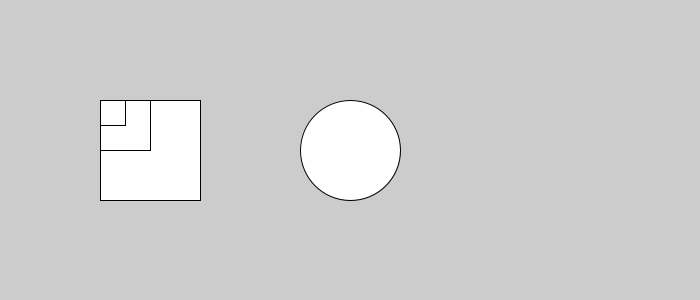
Frame 1 (no input)
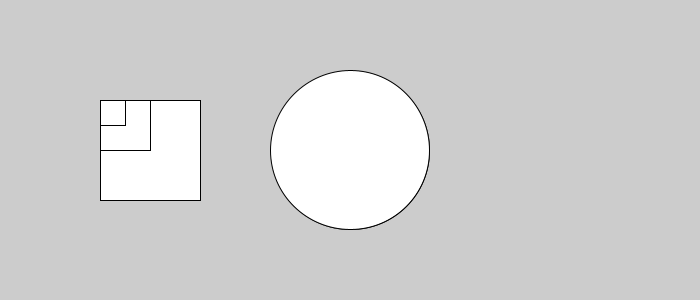
Frame 60 (the mouse pressed at the canvas centre just before this capture)
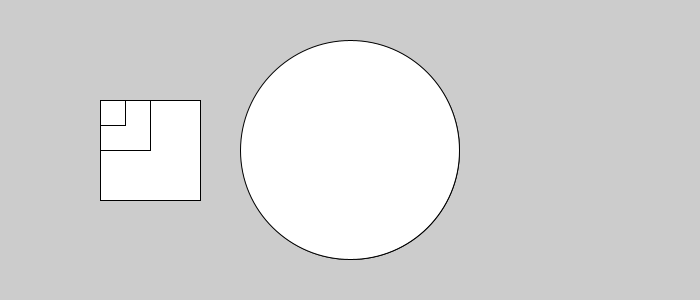
Frame 120 (the mouse held since frame 60 and released just before this capture)

The Processing sketch that drew these frames (run headless with seeded random() and noise(); from frame 60 on, the mouse is pressed at the canvas centre):

// Processing sketch: aula06_g1_exe2
// ── aula06_g1_exe2.pde
int tam=100;
void setup(){ //1x
size(700,300);
}
void draw(){ //loop
desenho();
}
void desenho(){
ellipse(width/2,height/2,tam,tam);
tam++; //tam=tam+1;
deserto();
}

// ── deserto.pde
void deserto(){
rect(100,100,100,100);
rect(100,100,50,50);
rect(100,100,25,25);
}
